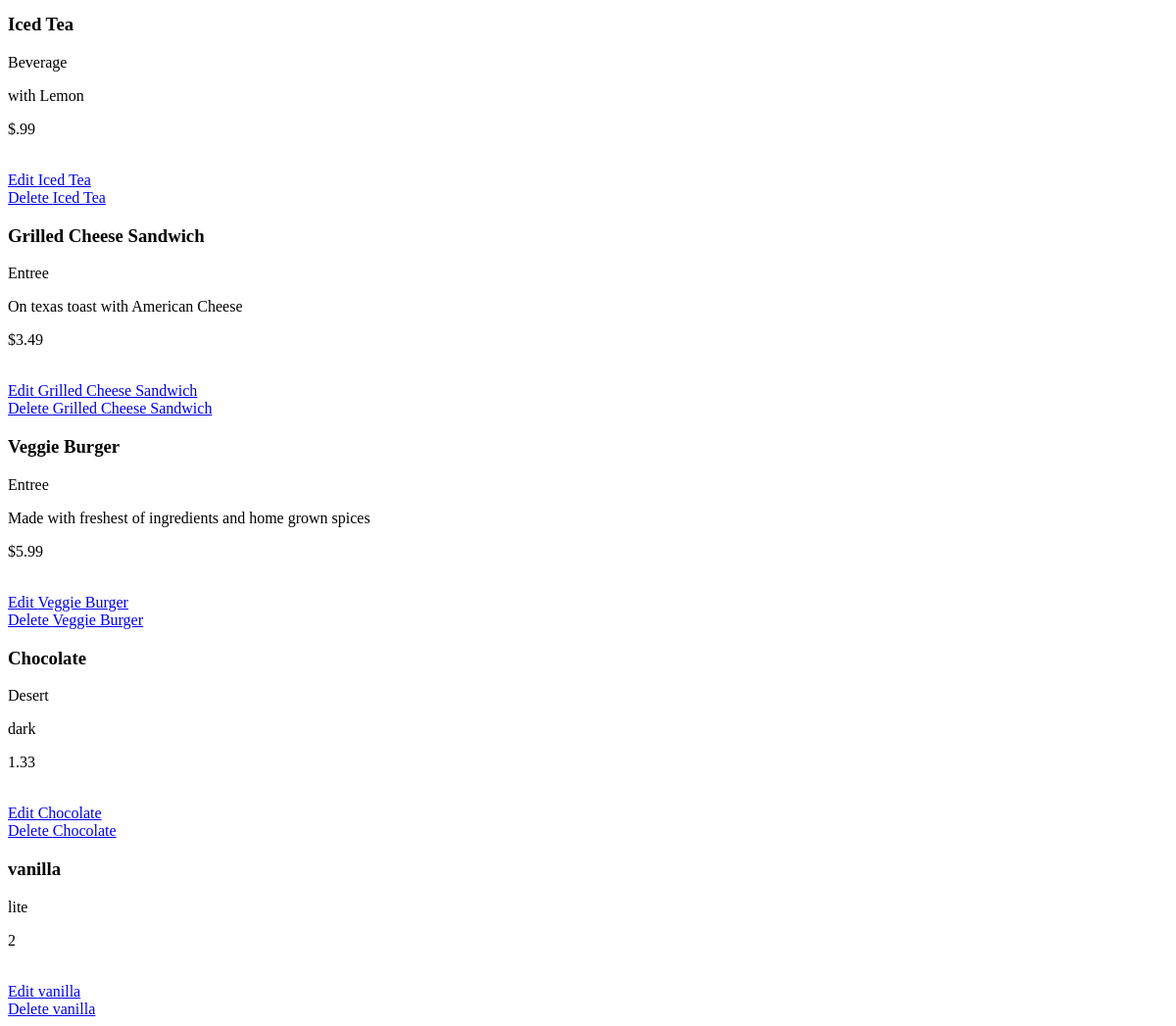
The page /restaurants/1/ (lower part) on the database as committed earlier.
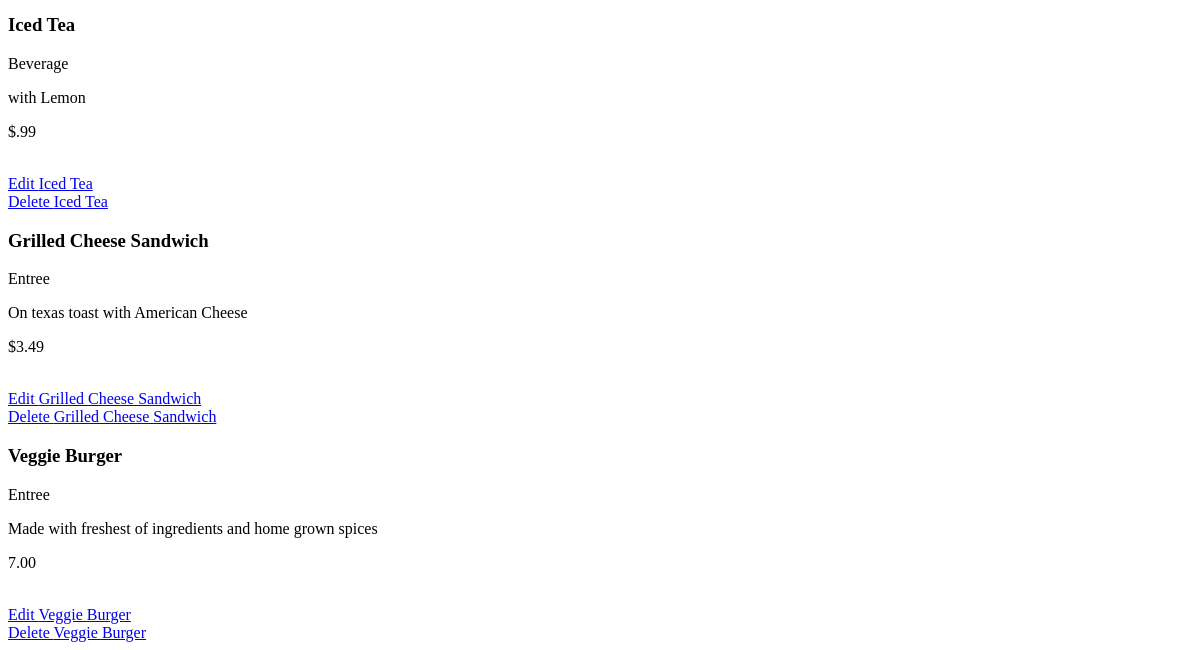
The same page on the database as committed later.
### database_setup.py (models this page shows, shortened)
class MenuItem(Base):
    __tablename__ = 'menu_item'
    name = Column(String(80), nullable=False)
    id = Column(Integer, primary_key=True)
    course = Column(String(250))
    description = Column(String(250))
    price = Column(String(8))
    restaurant_id = Column(Integer, ForeignKey("restaurant.id"))
    restaurant = relationship(Restaurant)

### menu_app.py (the view)
@app.route('/restaurants/<int:restaurant_id>/menu/')
@app.route('/restaurants/<int:restaurant_id>/')
def restaurant_show_menu(restaurant_id):
    menuItems = session.query(MenuItem).filter_by(restaurant_id=restaurant_id).all()
    restaurant = session.query(Restaurant).filter_by(id=restaurant_id).one()
    return render_template('show_menu.html', menuItems=menuItems, restaurant_id=restaurant_id, restaurant=restaurant)

### templates/show_menu.html (shortened to what this page needs)
<!DOCTYPE html>
<html lang="en">
<head>
</head>
<body>
 <div class="content">
        <br>
        {% for i in menuItems %}
            <div>
                <h3>{{ i.name }}</h3>
                <p>{{ i.course }}</p>
                <p>{{ i.description }}</p>
                <p>{{ i.price }}</p>
                <br>
                <a href="{{ url_for('restaurant_edit_menu_item', restaurant_id = restaurant.id, menu_id = i.id) }}">Edit {{ i.name }}</a>
                <br>
                <a href="{{ url_for('restaurant_delete_menu_item', restaurant_id = restaurant.id, menu_id = i.id) }}">Delete {{ i.name }}</a>
            </div>
        {% endfor %}
    </div>
</body>
</html>

Rows that differ between the two databases and show on the page:
removed MenuItem: name "Chocolate", course "Desert", description "dark", price "1.33"
removed MenuItem: name "vanilla", description "lite", price "2"
changed MenuItem "Veggie Burger": price "$5.99" → "7.00"
